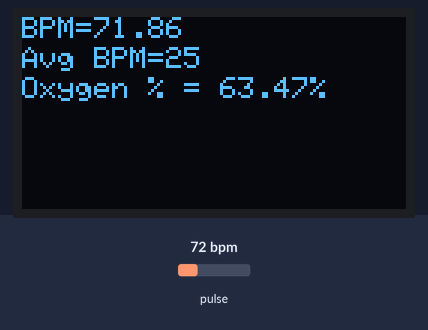
Simulated run of this program. Board: ESP32. Shown: 128×64 one-colour display. The inputs (shaded band) are chosen by the test bench; at power-on: pulse 72 bpm. The display library's start-up logo is not drawn; what the program prints to the serial monitor is not drawn.

Above: at 3.7 s.
3.8 s: pulse set to 42 bpm
At 4.3 s:
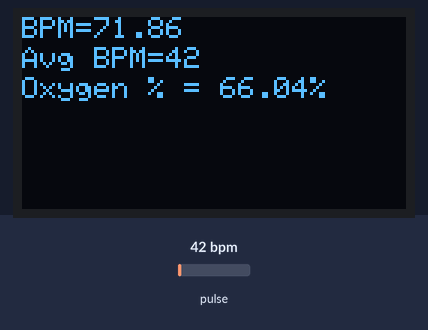
5.6 s: pulse set to 70 bpm
At 6.87 s:
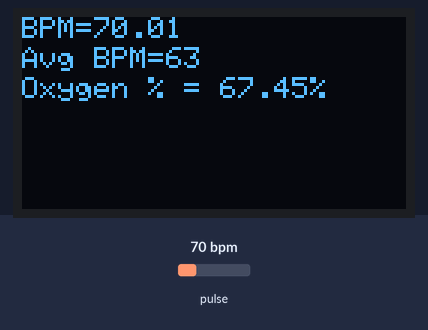
7.3 s: pulse set to 100 bpm
At 8.52 s:
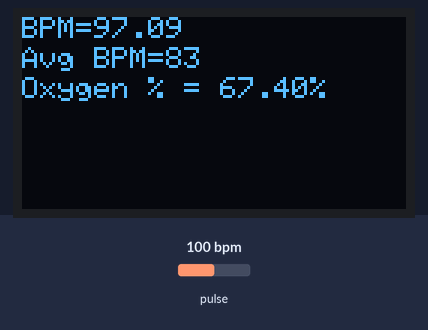
Timing chart, 0 to 10.3 s (numbered marks = the images above; inputs shaded):
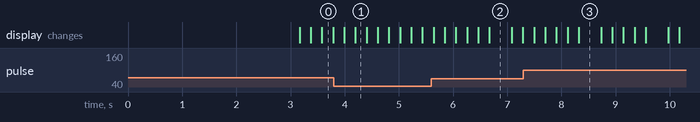

Measured:
- what the display in image 2 shows lasts 0.4 s, from 6.7 s to 7.1 s

The program:

main.cpp
```cpp
/**
 * @name IMP - Meranie srdecneho tepu [digitalny senzor]
 * @file main.cpp
 * @author Marcel Feiler - xfeile00
 */

// pouzite kniznice
#include <Wire.h>
#include <Adafruit_SSD1306.h>
#include "MAX30105.h"
#include "heartRate.h"
// nastavenie konstant pre parametre displeja
#define SCREEN_WIDTH 128
#define SCREEN_HEIGHT 64
#define OLED_MOSI   23
#define OLED_CLK    18
#define OLED_DC     16
#define OLED_CS     5
#define OLED_RESET  17

Adafruit_SSD1306 display(SCREEN_WIDTH, SCREEN_HEIGHT,
  OLED_MOSI, OLED_CLK, OLED_DC, OLED_RESET, OLED_CS);

MAX30105 particleSensor;
// premenne pre vypocet SpO2
double avered    = 0;
double aveir     = 0;
double sumirrms  = 0;
double sumredrms = 0;
int    i         = 0;
int    Num       = 100;  // vypocet SpO2 s tymto vzorkovacim intervalom
float  ESpO2;            // inicializacia pre SpO2
double FSpO2     = 0.7;  // filter factor pre urcenie SpO2
double frate     = 0.95; // low pass filter pre IR/red LED hodnoty
#define TIMETOBOOT 3000  // hodnota v msec pre output SpO2
#define SCALE      88.0  // nastavenie zobrazenia merania tepu a SpO2 v rovnakej skale
#define SAMPLING   100 //25 //5 //vzorkovanie
#define FINGER_ON  30000 // ak cerveny signal nizsi ako tato hodnota, indikuje sa absencia prsta na senzore
#define USEFIFO
//--------------------------------------------------------------------------

// premenne pre meranie tepu za minutu a priemerneho tepu za minutu
byte rateSpot = 0;
long lastBeat = 0; // cas zaznamenania posledneho uderu srdca
int beatAvg;
const byte RATE_SIZE = 4;
byte rates[RATE_SIZE]; //pole pre tepy za minutu, pomocne pole pre zistenie beatAvg hodnoty
float beatsPerMinute;
//--------------------------------------------------------------------------

// inicializacia displeja a senzoru MAX30102
void initializingBoth() {
  // inicializacia senzora
  if (!particleSensor.begin(Wire, I2C_SPEED_FAST)) // default I2C port, 400kHz speed
  {
    Serial.println("MAX30102 was not found. Please check wiring/power. ");
    while (1);
  }

  // inicializacia displeja
  if (!display.begin(SSD1306_SWITCHCAPVCC, 0x3C))
  {
    Serial.println(F("SSD1306 allocation failed"));
    for (;;)
      ;
  }
}

// funkcia pre konfiguraciu senzora MAX30102
void particleSettingUp() {
  byte ledBrightness = 0x7F; // moznosti: 0=Off to 255=50mA
  byte sampleAverage = 4; // moznosti: 1, 2, 4, 8, 16, 32
  byte ledMode       = 2; // moznosti: 1 = Red only, 2 = Red + IR, 3 = Red + IR + Green
  // moznosti: 1 = IR only, 2 = Red + IR on MH-ET LIVE MAX30102 board
  int sampleRate     = 3200; // moznosti: 50, 100, 200, 400, 800, 1000, 1600, 3200
  int pulseWidth     = 411; // moznosti: 69, 118, 215, 411
  int adcRange       = 16384; // moznosti: 2048, 4096, 8192, 16384

  // nastavenie chcenych parametrov senzoru MAX30102
  particleSensor.setup(ledBrightness, sampleAverage, ledMode, sampleRate, pulseWidth, adcRange); //konfiguracia senzora
  particleSensor.enableDIETEMPRDY();
}

// funkcia pre vypocet tepov za minutu (beatsPerMinute) a priemerneho tepu za minutu (beatAvg)
void heartRateComp() {
  long delta = millis() - lastBeat;
  lastBeat = millis();

  beatsPerMinute = 60 / (delta / 1000.0);

  if (beatsPerMinute < 255 && beatsPerMinute > 20){ //ak je namerana regularna hodnota
    rates[rateSpot++] = (byte)beatsPerMinute; // ukladanie tohto citania v poli
    rateSpot %= RATE_SIZE; // wrapne premennu

    // vezme priemer nacitanych hodnot
    beatAvg = 0;
    for (byte x = 0; x < RATE_SIZE; x++)
      beatAvg += rates[x];
    beatAvg /= RATE_SIZE;
  }
}

// funkcia pre vypis varovania na displej z dovodu absencie prsta na senzore
void showWarning() {
  display.clearDisplay();
  display.setCursor(0, 30);
  display.println("NO FINGER ON SENSOR");
  display.display();
}

// funkcia pre vypis BPM, AVGBPM, EsPO2 levelu na displej
void showOnDisplay() {
  display.clearDisplay();
  display.setTextSize(1);
  display.setTextColor(SSD1306_WHITE);
  display.setCursor(0, 0);
  display.print("BPM=");
  display.println(beatsPerMinute);
  display.setCursor(0, 10);
  display.print("Avg BPM=");
  display.println(beatAvg);
  display.setCursor(0, 20);
  display.print("Oxygen % = ");
  display.print(ESpO2);
  display.println("%");
  display.display();
}

// funkcia pre vypocet hodnoty SpO2
int computingSpO2(double fred, double fir, uint32_t red, uint32_t ir) {
  avered = avered * frate + (double)red * (1.0 - frate); // priemer red levelu low pass filtrom
  aveir = aveir * frate + (double)ir * (1.0 - frate); // priemer IR levelu low pass filtrom
  sumredrms += (fred - avered) * (fred - avered); // stvorcovy sucet alternate komponenty red levelu
  sumirrms += (fir - aveir) * (fir - aveir); // stvorcovy sucet alternate komponenty IR levelu
  if ((i % SAMPLING) == 0) {
    if (millis() > TIMETOBOOT) {
      float ir_forGraph = (2.0 * fir - aveir) / aveir * SCALE;
      float red_forGraph = (2.0 * fred - avered) / avered * SCALE;
      // skracovanie pre automatické škálovanie sériového plotra
      if (ir_forGraph > 100.0) ir_forGraph = 100.0;
      if (ir_forGraph < 80.0) ir_forGraph = 80.0;
      if (red_forGraph > 100.0) red_forGraph = 100.0;
      if (red_forGraph < 80.0) red_forGraph = 80.0;

      if (ir < FINGER_ON) { // prst nie je na senzore
        showWarning();
        return 1;
      }

      if (ir > FINGER_ON) {
        showOnDisplay();
      }
    }
  }

  return 0;
}


void setup()
{
  Serial.begin(115200);
  Serial.println("Initializing...");

  // inicializacia displeja a senzora MAX30102
  initializingBoth();

  display.display();
  delay(2000);
  display.clearDisplay();  // vycistenie bufferu

  // nastavenie parametrov senzoru MAX30102
  particleSettingUp();
}

void loop()
{
  uint32_t ir, red;
  double fred, fir;
  double SpO2 = 0; // raw SpO2 pred low pass filtraciou

#ifdef USEFIFO
  particleSensor.check();

  while (particleSensor.available()) {
#ifdef MAX30105
    red = particleSensor.getFIFORed(); // Sparkfun's MAX30105
    ir  = particleSensor.getFIFOIR();  // Sparkfun's MAX30105
#else
    red = particleSensor.getFIFOIR();  // Sparkfun's MAX30105
    ir  = particleSensor.getFIFORed(); // Sparkfun's MAX30105
#endif

    long irValue = particleSensor.getIR();
    // zachytenie tepu
    if (checkForBeat(irValue) == true) {
      heartRateComp();  // volanie procedury pre vypocet tepov za minutu a priemerneho tepu za minutu
    }


    i++; //counter
    fred = (double)red;
    fir  = (double)ir;
    int tmp_break = computingSpO2(fred, fir, red, ir);  //vypocet SpO2
    if (tmp_break != 0) // v pripade zistenie absencie prsta na senzore
      break;

    if ((i % Num) == 0) { // v pripade ked sme dosiahli 100-ho vzorku
      double R = (sqrt(sumredrms) / avered) / (sqrt(sumirrms) / aveir);
      SpO2 = -23.3 * (R - 0.4) + 100;
      ESpO2 = FSpO2 * ESpO2 + (1.0 - FSpO2) * SpO2; // low pass filter
      sumredrms = 0.0;
      sumirrms = 0.0;
      i = 0;
      break;  // dalsia sada vzorkov od 0
    }

    particleSensor.nextSample(); // pokracovanie na dalsi vzorek
  #endif
  }

}
```
